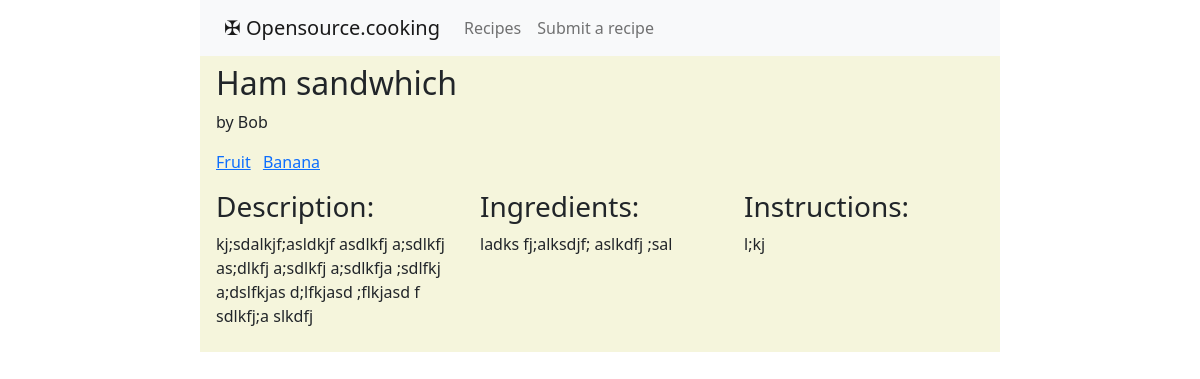
Screenshot of /recipes/ham-sandwhichJF1rK/ with the database file from the repository.
### recipes/models.py (models this page shows, shortened)
class Recipe(models.Model):
  title = models.CharField(max_length=200)
  author = models.CharField(max_length=100, default="Anonymous")
  email = models.EmailField(max_length=254, blank=True)
  date_submitted = models.DateTimeField(auto_now_add=True)
  tags = models.ManyToManyField('Tag', related_name='recipes', blank=True)
  description = models.TextField(max_length=200, default=None)
  ingredients = models.TextField()
  instructions = models.TextField()
  link1 = models.URLField(max_length=300, blank=True)
  link2 = models.URLField(max_length=300, blank=True)
  visible = models.BooleanField(default=False)
  recipe_slug = models.SlugField(unique=True, default=ran_string(18))

class Tag(models.Model):
  name = models.CharField(max_length=100)
  slug = models.SlugField(unique=True, default=ran_string(18))
  def __str__(self):
    return self.name

### recipes/views.py (the view)
# urls.py: path('recipes/<slug:recipe_slug>/', views.detail_view, name='detail'),
def detail_view(request, recipe_slug):
    recipe=Recipe.objects.filter(recipe_slug=recipe_slug)
    context = {
        "recipe": recipe[0],
    }
    return render(request, "recipes/detail.html", context)

### recipes/templates/recipes/detail.html
{% extends "recipes/base.html" %}
{% block content %}
<h2>{{ recipe.title }}</h2>
<p>by {{ recipe.author }}</p>
<div>
    {% if recipe.tags.all %}
    <ul class="list-inline">
        {% for tag in recipe.tags.all %}
            <li class="list-inline-item">
                <a href="{% url 'recipes:tag' tag.slug %}">
                    {{ tag }}
                </a>
            </li>
        {% endfor %}
    {% endif %}
</div>
<div class="row">
    <div class="col">
        <h3>Description:</h3>
        <p>{{recipe.description}}</p>
    </div>
    <div class="col">
        <h3>Ingredients:</h3>
        <p>{{recipe.ingredients}}</p>
    </div>
    <div class="col">
        <h3>Instructions:</h3>
        <p>{{recipe.instructions}}</p>
    </div>
</div>
{% endblock %}

### rows the page displays
Recipe: title "Ham sandwhich", author "Bob", description "kj;sdalkjf;asldkjf asdlkfj a;sdlkfj as;dlkfj a;sdlkfj a;sdlkfja ;sdlfkj a;dslfkjas d;lfkjasd ;flkjasd f sdlkfj;a slkdfj", ingredients "ladks fj;alksdjf; aslkdfj ;sal", instructions "l;kj"
Tag: name "Fruit"
Tag: name "Banana"
